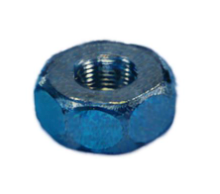
#> input picture guidance/test_imgs/12.png, 220 x 194 px, found by its file name
$ python mask3.py
#> lines starting #> are read from the running program, lines starting #| are printed output that depends on the picture; after the words box and inside, x2 and y2 are one past the last pixel; in counts of white or black regions, pixels touching at a corner belong together
#> further down, image is the input picture: shape (194, 220, 3); mean B, G, R 213.4, 203.4, 189.2
import cv2
import numpy as np
import argparse
import os

def generate_advanced_mask_hsv(original_image: np.ndarray, verbose: bool = False) -> np.ndarray:
#> called with verbose = False
    if verbose:
        print("--- [generate_advanced_mask_hsv] 使用HSV分割白色背景物体 ---")

    if original_image.ndim != 3 or original_image.shape[2] != 3:
        if verbose: print("错误: 输入图像必须是3通道BGR格式。")
        return None

    height, width = original_image.shape[:2]
#> height = 194; width = 220
    hsv = cv2.cvtColor(original_image, cv2.COLOR_BGR2HSV)
#> hsv: shape (194, 220, 3); mean H, S, V 36.1, 49.6, 213.5

    # 背景为白色区域: 饱和度S低 + 亮度V高
    white_bg_mask = cv2.inRange(hsv, (0, 0, 255), (180, 0, 255))
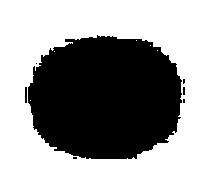
#> white_bg_mask: shape (194, 220); 63.4% white; 7 black regions (5 under 20 px), largest, box (x1, y1, x2, y2) and area: (28, 35, 182, 159) 15534, (25, 87, 27, 103) 32
    fg_mask = cv2.bitwise_not(white_bg_mask)

    if verbose:
        white_ratio = np.mean(white_bg_mask > 0)
        print(f"[HSV] 背景白色比例: {white_ratio*100:.2f}%")

    # 加边缘强化
    edges = cv2.Canny(fg_mask, 50, 150)
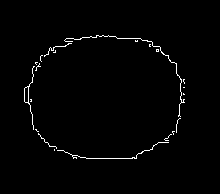
#> edges: shape (194, 220); 1.4% white in thin lines or dots, all inside (x1, y1, x2, y2) = (24, 35, 185, 159)
    dilated_edges = cv2.dilate(edges, np.ones((3, 3), np.uint8), iterations=1)
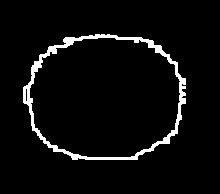
#> dilated_edges: shape (194, 220); 4.6% white; 1 white region, box (x1, y1, x2, y2) and area: (23, 34, 186, 160) 1975
    fg_mask = cv2.bitwise_or(fg_mask, dilated_edges)
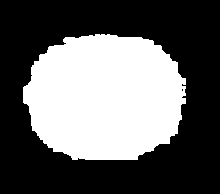
#> fg_mask: shape (194, 220); 38.8% white; 1 white region, box (x1, y1, x2, y2) and area: (23, 34, 186, 160) 16564

    # 形态学处理
    kernel_size = max(3, min(9, int(min(height, width) / 200)))
#> kernel_size = 3
    kernel = cv2.getStructuringElement(cv2.MORPH_ELLIPSE, (kernel_size, kernel_size))
#> kernel = [[0, 1, 0], [1, 1, 1], [0, 1, 0]]
    fg_mask = cv2.morphologyEx(fg_mask, cv2.MORPH_OPEN, kernel, iterations=1)
#> fg_mask: shape (194, 220); 38.8% white; 1 white region, box (x1, y1, x2, y2) and area: (23, 34, 186, 160) 16539
    fg_mask = cv2.morphologyEx(fg_mask, cv2.MORPH_CLOSE, kernel, iterations=2)
#> fg_mask: shape (194, 220); 38.8% white; 1 white region, box (x1, y1, x2, y2) and area: (23, 34, 186, 160) 16575

    # 连通域提取
    num_labels, labels, stats, _ = cv2.connectedComponentsWithStats(fg_mask, connectivity=8)
#> num_labels = 2; stats = [[0, 0, 220, 194, 26105], [23, 34, 163, 126, 16575]]
    if num_labels <= 1:
        if verbose: print("未找到主体区域，返回初步掩码。")
        return fg_mask

    largest_component = 1 + np.argmax(stats[1:, cv2.CC_STAT_AREA])
#> largest_component = 1
    final_mask = np.zeros_like(fg_mask)
    final_mask[labels == largest_component] = 255
    if verbose: print(f"保留最大连通域作为主体，面积: {stats[largest_component, cv2.CC_STAT_AREA]}")

    # 轮廓平滑处理
    contours, _ = cv2.findContours(final_mask, cv2.RETR_EXTERNAL, cv2.CHAIN_APPROX_SIMPLE)
    if not contours:
        if verbose: print("未找到轮廓，直接返回。")
        return final_mask

    refined_mask = np.zeros_like(final_mask)
    cv2.drawContours(refined_mask, [max(contours, key=cv2.contourArea)], -1, 255, thickness=cv2.FILLED)
    refined_mask = cv2.dilate(refined_mask, np.ones((3, 3), np.uint8), iterations=1)
    refined_mask = cv2.GaussianBlur(refined_mask, (5, 5), 0)

    if verbose: print("边缘优化完成，生成最终掩码。")
    return refined_mask

if __name__ == "__main__":
    parser = argparse.ArgumentParser(description="使用 HSV 方法对白色背景图像进行主体分割")
    parser.add_argument("--image_path", type=str, default="/root/LucidDreamer/guidance/test_imgs/12.png", help="输入图像路径")
    parser.add_argument("--save_path", type=str, default="/root/LucidDreamer/guidance/test_imgs/mask3.jpg", help="可选，保存分割结果的路径")
    parser.add_argument("--verbose", action="store_true", help="打印详细调试信息")
    args = parser.parse_args()

    if not os.path.exists(args.image_path):
        print(f"错误：找不到文件 {args.image_path}")
        exit(1)

    image = cv2.imread(args.image_path)
    if image is None:
        print("错误：图像读取失败。")
        exit(1)

    mask = generate_advanced_mask_hsv(image, verbose=args.verbose)
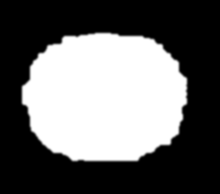
#> mask: shape (194, 220); min 0, max 255, mean 102.7

    if mask is not None:
        save_path = args.save_path
        if save_path is None:
            # 自动生成保存路径，保存到同目录并加后缀
            base, ext = os.path.splitext(args.image_path)
            save_path = base + "_mask.png"

        cv2.imwrite(save_path, mask)
        print(f"[完成] 已保存掩码至: {save_path}")
    else:
        print("[失败] 蒙版生成失败。")

$ run again, with guidance/test_imgs/AAAI.png copied over guidance/test_imgs/12.png
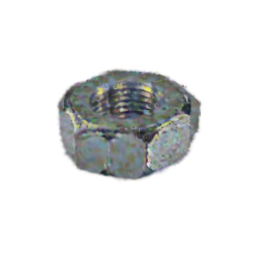
#> input picture guidance/test_imgs/AAAI.png, 256 x 256 px, found by its file name
#> image is the input picture: shape (256, 256, 3); mean B, G, R 229.5, 229.6, 228.5
#> hsv: shape (256, 256, 3); mean H, S, V 17, 6.6, 230.8
#> in generate_advanced_mask_hsv, `white_bg_mask = cv2.inRange(hsv, (0, 0, 255), (180, 0, 255))`:
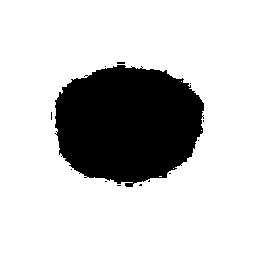
#> white_bg_mask: shape (256, 256); 78.6% white; 13 black regions (12 under 20 px), largest, box (x1, y1, x2, y2) and area: (55, 65, 204, 187) 13995
#> edges: shape (256, 256); 0.9% white in thin lines or dots, all inside (x1, y1, x2, y2) = (50, 61, 205, 187)
#> dilated_edges: shape (256, 256); 3% white; 1 white region, box (x1, y1, x2, y2) and area: (49, 60, 206, 188) 1992
#> in generate_advanced_mask_hsv, `fg_mask = cv2.morphologyEx(fg_mask, cv2.MORPH_CLOSE, kernel, iteration..`:
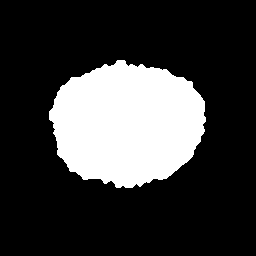
#> fg_mask: shape (256, 256); 23.1% white; 1 white region, box (x1, y1, x2, y2) and area: (49, 60, 206, 188) 15134
#> num_labels = 2; stats = [[0, 0, 256, 256, 50402], [49, 60, 157, 128, 15134]]
#> largest_component = 1
